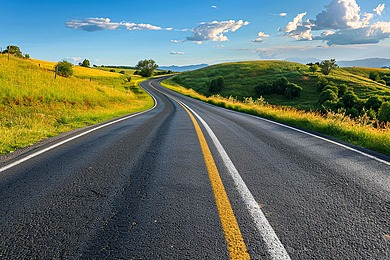
#> input picture sample_images/image copy 2.png, 390 x 260 px
$ python weatheraug.py -i sample_images
#> lines starting #> are read from the running program, lines starting #| are printed output that depends on the picture
### image_utils.py
"""Image loading and processing utilities."""

from pathlib import Path
from typing import Union

import cv2
import numpy as np


def load_image(img_or_path: Union[str, Path, np.ndarray]) -> np.ndarray:
    """Load image from path or pass through numpy array. Returns BGR.

    Args:
        img_or_path: Image path or numpy array (BGR or RGB).

    Returns:
        Image as numpy array in BGR format.

    Raises:
        ValueError: If image cannot be loaded from path.
    """
    if isinstance(img_or_path, np.ndarray):
        return img_or_path.copy()
    img = cv2.imread(str(img_or_path))
#> img is the input picture: shape (260, 390, 3); mean B, G, R 104, 114.3, 101.2
    if img is None:
        raise ValueError(f"Cannot load image: {img_or_path}")
    return img

### weather_effects.py
"""Individual weather effect implementations."""

import cv2
import numpy as np


def apply_rain(img: np.ndarray, intensity: float, rng: np.random.Generator) -> np.ndarray:
    """Add diagonal rain streaks.

    Args:
        img: Input image (BGR).
        intensity: Effect strength 0.0-1.0.
        rng: Random number generator for reproducibility.

    Returns:
        Image with rain effect applied.
    """
    out = img.copy()
    h, w = img.shape[:2]
    num_drops = int(intensity * 800 * (h * w) / (512 * 512))
    for _ in range(num_drops):
        x = rng.integers(0, w)
        y = rng.integers(0, h)
        length = rng.integers(10, 30)
        thickness = 1 if rng.random() > 0.3 else 2
        alpha = int(80 + intensity * 120)
        x2, y2 = x + length // 3, y + length
        cv2.line(out, (x, y), (x2, y2), (200, 200, 200, alpha), thickness, cv2.LINE_AA)
    blur_k = max(1, int(intensity * 2)) * 2 + 1
    out = cv2.GaussianBlur(out, (blur_k, blur_k), 0)
    return cv2.addWeighted(img, 0.7, out, 0.3, 0)


def apply_snow(img: np.ndarray, intensity: float, rng: np.random.Generator) -> np.ndarray:
    """Add snowflake particles.

    Args:
        img: Input image (BGR).
        intensity: Effect strength 0.0-1.0.
        rng: Random number generator for reproducibility.

    Returns:
        Image with snow effect applied.
    """
    out = img.copy()
    h, w = img.shape[:2]
    num_flakes = int(intensity * 600 * (h * w) / (512 * 512))
    for _ in range(num_flakes):
        x, y = rng.integers(0, w), rng.integers(0, h)
        radius = rng.integers(1, 4)
        brightness = int(200 + rng.random() * 55)
        cv2.circle(out, (x, y), radius, (brightness, brightness, brightness), -1, cv2.LINE_AA)
    k = max(3, int(intensity * 4)) | 1
    out = cv2.GaussianBlur(out, (k, k), 0)
    brightness_boost = np.full_like(img, int(intensity * 30), dtype=np.uint8)
    out = cv2.add(out, brightness_boost)
    return out


def apply_fog(img: np.ndarray, intensity: float, rng: np.random.Generator) -> np.ndarray:
    """Add fog/mist overlay.

    Args:
        img: Input image (BGR).
        intensity: Effect strength 0.0-1.0.
        rng: Random number generator for reproducibility.

    Returns:
        Image with fog effect applied.
    """
    h, w = img.shape[:2]
    fog = np.ones((h, w, 3), dtype=np.float32) * 255
    noise = rng.random((h // 8, w // 8)).astype(np.float32)
    noise = cv2.resize(noise, (w, h), interpolation=cv2.INTER_LINEAR)
    noise = cv2.GaussianBlur(noise, (51, 51), 0)
    fog = fog * (0.6 + 0.4 * noise[:, :, np.newaxis])
    alpha = 0.3 + intensity * 0.45
    out = cv2.addWeighted(img.astype(np.float32), 1 - alpha, fog, alpha, 0)
    return np.clip(out, 0, 255).astype(np.uint8)


def apply_sun_glare(img: np.ndarray, intensity: float, rng: np.random.Generator) -> np.ndarray:
    """Add sun glare / lens flare effect.

    Args:
        img: Input image (BGR).
        intensity: Effect strength 0.0-1.0.
        rng: Random number generator for reproducibility.

    Returns:
        Image with sun glare effect applied.
    """
    out = img.astype(np.float32)
    h, w = img.shape[:2]
    cx = int(w * (0.2 + rng.random() * 0.6))
    cy = int(h * (0.1 + rng.random() * 0.3))
    # Main glare
    Y, X = np.ogrid[:h, :w]
    dist = np.sqrt((X - cx) ** 2 + (Y - cy) ** 2)
    radius = int(min(h, w) * (0.2 + intensity * 0.3))
    glare = np.clip(1 - dist / radius, 0, 1) ** 2
    glare_color = np.array([180, 220, 255]) * intensity
    out += glare[:, :, np.newaxis] * glare_color * 1.5
    # Secondary flares
    for i in range(int(2 + intensity * 3)):
        fx = cx + int((rng.random() - 0.5) * w * 0.6)
        fy = cy + int(rng.random() * h * 0.5)
        fr = int(20 + rng.random() * 40 * intensity)
        fdist = np.sqrt((X - fx) ** 2 + (Y - fy) ** 2)
        flare = np.clip(1 - fdist / fr, 0, 1) ** 1.5
        fc = np.array([100 + rng.random() * 100, 150 + rng.random() * 80, 200])
        out += flare[:, :, np.newaxis] * fc * intensity * 0.5
    return np.clip(out, 0, 255).astype(np.uint8)


def apply_low_light(img: np.ndarray, intensity: float, rng: np.random.Generator) -> np.ndarray:
    """Simulate low light / night conditions.

    Args:
        img: Input image (BGR).
        intensity: Effect strength 0.0-1.0.
        rng: Random number generator for reproducibility.

    Returns:
        Image with low light effect applied.
    """
    out = img.astype(np.float32)
    darkness = 0.2 + (1 - intensity) * 0.4
    out *= darkness
    blue_tint = np.array([1.15, 1.0, 0.85])
    out *= blue_tint
    noise_level = intensity * 15
    noise = rng.normal(0, noise_level, out.shape).astype(np.float32)
    out += noise
    return np.clip(out, 0, 255).astype(np.uint8)


# Effect function registry
EFFECT_FNS = {
    "rain": apply_rain,
    "snow": apply_snow,
    "fog": apply_fog,
    "sun_glare": apply_sun_glare,
    "low_light": apply_low_light,
}

### augmentation.py
"""Core augmentation logic and batch processing."""

from pathlib import Path
from typing import Union, List, Optional

import cv2
import numpy as np

from image_utils import load_image
from weather_effects import EFFECT_FNS
from presets import PRESETS, ALL_OPS


def augment_image(
    img_or_path: Union[str, Path, np.ndarray],
    ops: Optional[List[str]] = None,
    intensity: float = 0.6,
    seed: int = 42,
) -> np.ndarray:
    """Apply weather augmentation(s) to an image.

    Args:
        img_or_path: Image path or numpy array (BGR or RGB).
        ops: List of operations. Default: all effects.
        intensity: Effect strength 0.0-1.0.
        seed: Random seed for reproducibility.

    Returns:
        Augmented image as numpy array (BGR).

    Raises:
        ValueError: If unknown operation is specified.
    """
#> called with intensity = 0.6, seed = 191664964
    if ops is None:
        ops = ALL_OPS
    img = load_image(img_or_path)
    rng = np.random.default_rng(seed)
    for op in ops:
        if op not in EFFECT_FNS:
            raise ValueError(f"Unknown op: {op}. Available: {ALL_OPS}")
        op_seed = rng.integers(0, 2**31)
        op_rng = np.random.default_rng(op_seed)
        img = EFFECT_FNS[op](img, intensity, op_rng)
#> this loop made 1 pass
#> pass 1, in apply_rain, `out = cv2.GaussianBlur(out, (blur_k, blur_k), 0)`:
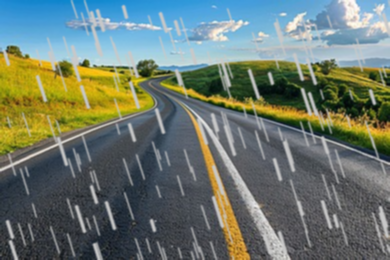
#> out: shape (260, 390, 3); mean B, G, R 111.1, 120.5, 108.1
#> pass 1, in augment_image, `img = EFFECT_FNS[op](img, intensity, op_rng)`:
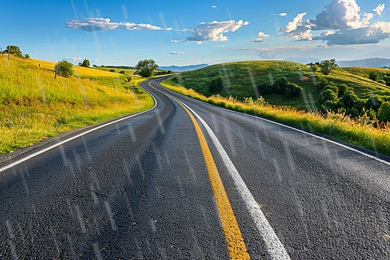
#> img: shape (260, 390, 3); mean B, G, R 106.2, 116.2, 103.2
    return img


# [45 lines left out: function apply_preset, not called in this run]

### weatheraug.py
#!/usr/bin/env python3
"""Weather Image Augmentation Tool - Fast, deterministic weather effects for ML test data."""

import argparse
import time
from pathlib import Path

import cv2
import numpy as np

# Import from modular components
from image_utils import load_image
from augmentation import augment_image, apply_preset
from presets import PRESETS, ALL_OPS


def main():
    """Main CLI interface for weather augmentation tool."""
    parser = argparse.ArgumentParser(description="Weather Image Augmentation Tool")
    parser.add_argument("--input", "-i", required=True, help="Input image or directory")
    parser.add_argument("--output", "-o", default="artifacts", help="Output directory")
    parser.add_argument("--preset", "-p", help="Preset name (weather_basic, weather_showcase)")
    parser.add_argument("--ops", nargs="+", choices=ALL_OPS, help="Operations to apply")
    parser.add_argument("--per-image", type=int, default=5, help="Augmentations per image")
    parser.add_argument("--intensity", type=float, default=0.6, help="Effect intensity 0-1")
    parser.add_argument("--seed", type=int, default=42, help="Random seed")
    args = parser.parse_args()

    np.random.seed(args.seed)
    start = time.time()
    path = Path(args.input)
    if path.is_dir():
        images = list(path.glob("*.jpg")) + list(path.glob("*.png")) + list(path.glob("*.jpeg"))
    else:
        images = [path]

    if args.preset:
        ops = PRESETS.get(args.preset, PRESETS["weather_basic"])
    elif args.ops:
        ops = args.ops
    else:
        ops = ALL_OPS

    timings = {op: 0.0 for op in ops}
    counts = {op: 0 for op in ops}
    out_paths = []
    rng = np.random.default_rng(args.seed)

    for img_path in images:
        basename = img_path.stem
        img_out_dir = Path(args.output) / basename
        img_out_dir.mkdir(parents=True, exist_ok=True)
        img = load_image(img_path)
        for k in range(args.per_image):
            op = ops[k % len(ops)]
            op_start = time.time()
            img_seed = int(rng.integers(0, 2**31))
            aug = augment_image(img, ops=[op], intensity=args.intensity, seed=img_seed)
            timings[op] += time.time() - op_start
            counts[op] += 1
            out_path = img_out_dir / f"{op}_{k}.jpg"
            cv2.imwrite(str(out_path), aug, [cv2.IMWRITE_JPEG_QUALITY, 95])
            out_paths.append(str(out_path))
#> pass 2 of the loop in main, `for img_path in images:`:
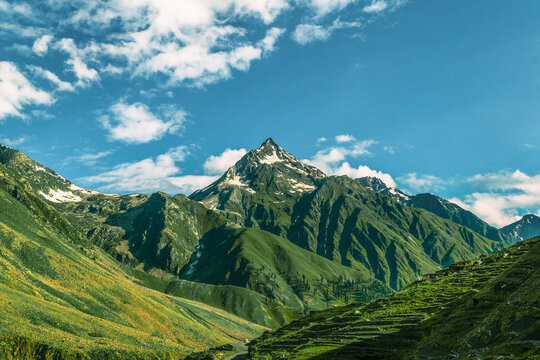
#> input picture sample_images/image copy.png, 540 x 360 px
#> in load_image, img is the input picture: shape (360, 540, 3); mean B, G, R 124.5, 130, 85.5
#> the loop in augment_image (call 6), `for op in ops:` made 1 pass
#> pass 1, in apply_rain (call 2), `out = cv2.GaussianBlur(out, (blur_k, blur_k), 0)`:
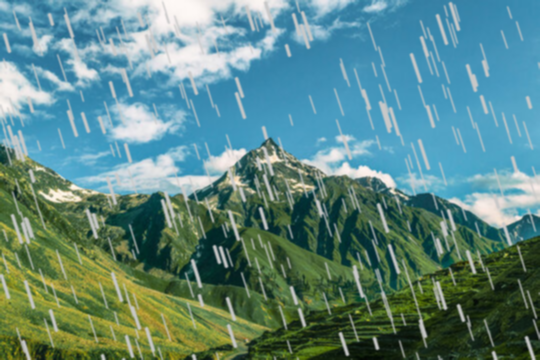
#> out: shape (360, 540, 3); mean B, G, R 130.2, 135.2, 93.9
#> pass 1, in augment_image (call 6), `img = EFFECT_FNS[op](img, intensity, op_rng)`:
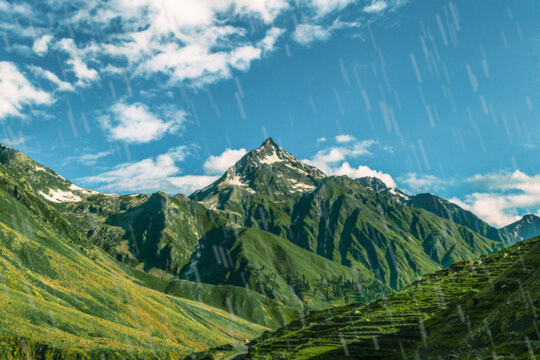
#> img: shape (360, 540, 3); mean B, G, R 126.2, 131.5, 88

    total = time.time() - start
    print(f"\n{'='*50}")
    print(f"Weather Augmentation Complete | Seed: {args.seed}")
    print(f"{'='*50}")
    print(f"{'Effect':<15} {'Count':>8} {'Time (s)':>10} {'Avg (ms)':>10}")
    print(f"{'-'*50}")
    for op in ops:
        if counts[op] > 0:
            avg_ms = (timings[op] / counts[op]) * 1000
            print(f"{op:<15} {counts[op]:>8} {timings[op]:>10.3f} {avg_ms:>10.1f}")
    print(f"{'-'*50}")
    print(f"{'TOTAL':<15} {len(out_paths):>8} {total:>10.3f}")
    print(f"\nOutput: {args.output}/ ({len(out_paths)} files)")


if __name__ == "__main__":
    main()
